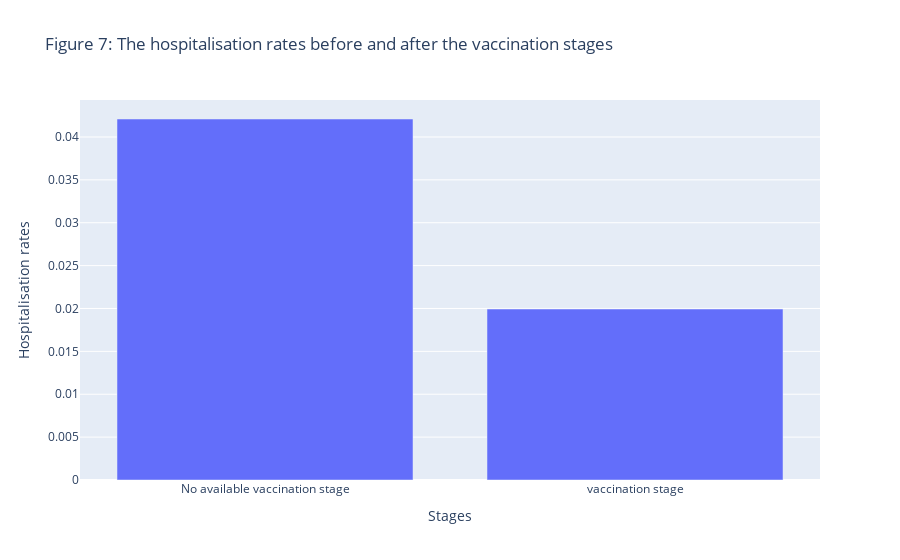

The notebook cell saved with this chart:
### Code cell
# making the result for plotting
temp1={
   "Stages" : ['No available vaccination stage','vaccination stage'],
   "Hospitalisation rates" : [hos_rate1,hos_rate2]
  }
result1=pd.DataFrame(temp1)
# create figure 7
fig = px.bar(
    result1, 
    x='Stages', 
    y='Hospitalisation rates',
    title="Figure 7: The hospitalisation rates before and after the vaccination stages"
)
fig.show()

### Figure 1 — Plotly figure (JSON) as saved in the notebook; plotly's stock layout.template omitted (floating-point values rounded to 4 significant figures)
{"data": [{"alignmentgroup": "True", "hovertemplate": "Stages=%{x}<br>Hospitalisation rates=%{y}<extra></extra>", "legendgroup": "", "marker": {"color": "#636efa", "pattern": {"shape": ""}}, "name": "", "offsetgroup": "", "orientation": "v", "showlegend": false, "textposition": "auto", "type": "bar", "x": ["No available vaccination stage", "vaccination stage"], "xaxis": "x", "y": [0.0421, 0.01993], "yaxis": "y"}], "layout": {"barmode": "relative", "legend": {"tracegroupgap": 0}, "title": {"text": "Figure 7: The hospitalisation rates before and after the vaccination stages"}, "xaxis": {"anchor": "y", "domain": [0, 1], "title": {"text": "Stages"}}, "yaxis": {"anchor": "x", "domain": [0, 1], "title": {"text": "Hospitalisation rates"}}}}
